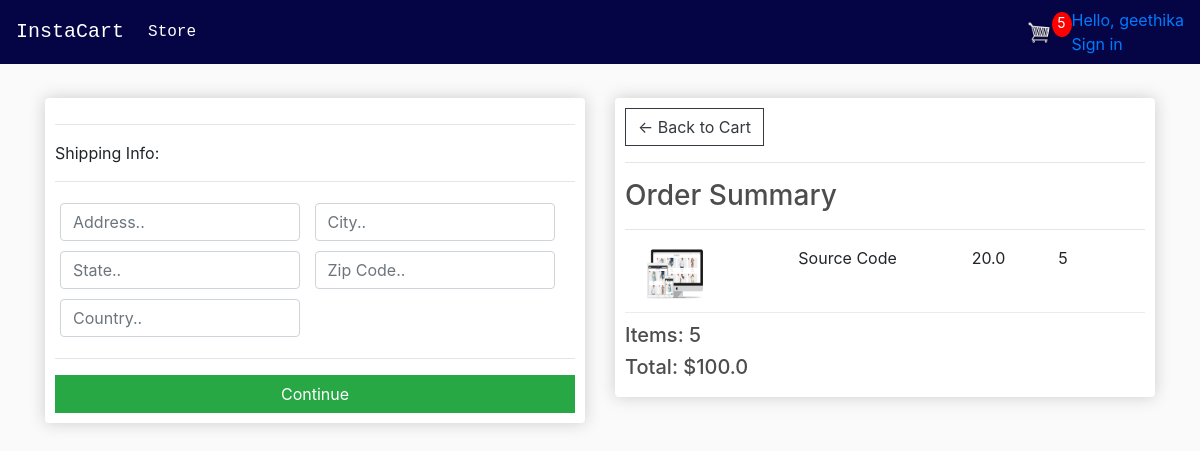
Screenshot of /checkout/ (signed in) with the database file from the repository.
### store/models.py (models this page shows, shortened)
class OrderItem(models.Model):
    product = models.ForeignKey(Product, on_delete=models.SET_NULL, null=True)
    order = models.ForeignKey(Order, on_delete=models.SET_NULL, null=True)
    quantity = models.IntegerField(default=0, null=True, blank=True)
    date_added = models.DateTimeField(auto_now_add=True)
    @property
    def get_total(self):
        total = self.product.price * self.quantity
        return total

class Product(models.Model):
    name = models.CharField(max_length=200)
    price = models.FloatField()
    digital = models.BooleanField(default=False, null=True, blank=True)
    image = models.ImageField(null=True, blank=True)
    @property
    def imageURL(self):
        try:
            url = self.image.url
        except:
            url = ''
        return url

class Order(models.Model):
    customer = models.ForeignKey(Customer, on_delete=models.SET_NULL, null=True, blank=True)
    date_ordered = models.DateTimeField(auto_now_add=True)
    complete = models.BooleanField(default=False)
    transaction_id = models.CharField(max_length=100, null=True)
    @property
    def shipping(self):
        shipping = False
        orderitems = self.orderitem_set.all()
        for i in orderitems:
            if i.product.digital == False:
                shipping = True
        return shipping
    @property
    def get_cart_total(self):
        orderitems = self.orderitem_set.all()
        total = sum([item.get_total for item in orderitems])
        return total
    @property
    def get_cart_items(self):
        orderitems = self.orderitem_set.all()
        total = sum([item.quantity for item in orderitems])
        return total

### store/views.py (the view)
# urls.py: path('checkout/', views.checkout, name="checkout"),
def checkout(request):
    data = cartData(request)
    cartItems = data['cartItems']
    order = data['order']
    items = data['items']
    context = {'items': items, 'order': order, 'cartItems': cartItems}
    return render(request, 'store/checkout.html', context)

### store/utils.py (called while the page is built)
def cartData(request):
    if request.user.is_authenticated:
        customer = request.user.customer
        order, created = Order.objects.get_or_create(customer=customer, complete=False)
        items = order.orderitem_set.all()
        cartItems = order.get_cart_items
    else:
        cookieData = cookieCart(request)
        cartItems = cookieData['cartItems']
        order = cookieData['order']
        items = cookieData['items']
    return {'cartItems': cartItems, 'order': order, 'items': items}

### store/templates/store/checkout.html (shortened to what this page needs)
{% extends 'store/main.html' %}
{% load static %}
{% block content %}
     <div class="row">
          <div class="col-lg-6">
               <div class="box-element" id="form-wrapper">
                    <form id="form">
                         <div id="shipping-info">
                              <hr>
                              <p>Shipping Info:</p>
                              <hr>
                              <div class="form-field">
                                   <input required class="form-control" type="text" name="address" placeholder="Address..">
                              </div>
                              <div class="form-field">
                                   <input required class="form-control" type="text" name="city" placeholder="City..">
                              </div>
                              <div class="form-field">
                                   <input required class="form-control" type="text" name="state" placeholder="State..">
                              </div>
                              <div class="form-field">
                                   <input required class="form-control" type="text" name="zipcode" placeholder="Zip Code..">
                              </div>
                              <div class="form-field">
                                   <input required class="form-control" type="text" name="country" placeholder="Country..">
                              </div>
                         </div>
                         <hr>
                         <input id="form-button" class="btn btn-success btn-block " type="submit" value="Continue">
                    </form>
               </div>
               <br>
          </div>
          <div class="col-lg-6">
               <div class="box-element">
                    <a  class="btn btn-outline-dark" href="{% url 'cart' %}">&#x2190; Back to Cart</a>
				<hr>
				<h3>Order Summary</h3>
				<hr>
                {% for item in items %}
				<div class="cart-row">
					<div style="flex:2"><img class="row-image" src="{{item.product.imageURL}}"></div>
					<div style="flex:2"><p>{{item.product.name}}</p></div>
					<div style="flex:1"><p>{{item.product.price}}</p></div>
					<div style="flex:1"><p>{{item.quantity}}</p></div>
				</div>
                {% endfor %}
				<h5>Items:   {{order.get_cart_items}}</h5>
				<h5>Total:   ${{order.get_cart_total}}</h5>
               </div>
          </div>
     </div>
{% endblock content %}

### store/templates/store/main.html (shortened to what this page needs)
<!DOCTYPE html>
{% load static %}
<html>
<head>
	<link rel="stylesheet" href="https://stackpath.bootstrapcdn.com/bootstrap/4.4.1/css/bootstrap.min.css">
	<link rel="stylesheet" type="text/css" href="{% static 'css/main.css' %}">
</head>
<body>
    <nav class="navbar navbar-expand-lg navbar-dark" style="background-color: #050545;">
  <a class="navbar-brand" style=" font-family:Andale Mono, monospace; " href="{% url 'store' %}">InstaCart</a>
  <div class="collapse navbar-collapse" id="navbarSupportedContent">
    <ul class="navbar-nav mr-auto">
      <li class="nav-item active">
        <a class="nav-link" style=" font-family:Andale Mono, monospace;" href="{% url 'store' %}">Store <span class="sr-only">(current)</span></a>
      </li>
    </ul>
    <div class="form-inline my-2 my-lg-0">
        <a href="{% url 'cart' %}">
    		<img  id="cart-icon" src="{% static 'images/cart.png' %}">
    	</a>
    	<p id="cart-total">{{cartItems}}</p>
    </div>
  </div>
        <a href="{% url 'logout' %}">
            <div class="nav-line-1-container" style="font-color:#ffffff
            margin-right: 20px;"><span class="hello-msg">Hello, {{request.user}}</span></div>
            <span class="nav-line-2 ">Sign in
            </span>
        </a>
</nav>
         <div class="container">
                <br>
                {% block content %}
                 {% endblock content %}
         </div>
</body>
</html>

### static/css/main.css (style rules this page uses)
body { background-color: hsl(0, 0%, 98%); }
h1,h2,h3,h4,h5,h6 { color:hsl(0, 0%, 30%); }
.box-element { box-shadow:hsl(0, 0%, 80%) 0 0 16px; background-color: #fff; border-radius: 4px; padding: 10px; }
#cart-icon { width:25px; display: inline-block; margin-left: 15px; }
#cart-total { display: block; text-align: center; color:#fff; background-color: red; width: 20px; height: 25px; border-radius: 50%; font-size: 14px; }
.col-lg-4, .col-lg-6, .col-lg-8, .col-lg-12 { margin-top: 10px; }
.btn { border-radius: 0; }
.row-image { width: 100px; }
.form-field { width:250px; display: inline-block; padding: 5px; }
.cart-row { display: flex; align-items: flex-stretch; padding-bottom: 10px; margin-bottom: 10px; border-bottom: 1px solid #ececec; }

### rows the page displays
OrderItem: product.imageURL (picture), product.name "Source Code", product.price "20.0", quantity "5"
Order: get_cart_items "5", get_cart_total "100.0"

### other values shown
{{ cartItems }} "5"
{{ request.user }} "geethika"
